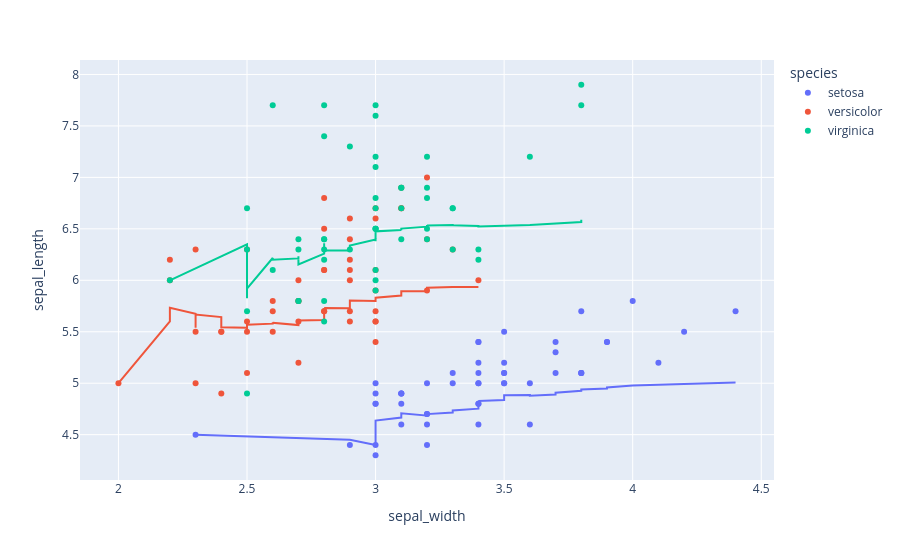

The code cell stored with this chart in its notebook:
### Markdown cell above
#### Trendline
You can add a trendline as in the following :

### Code cell
fig = px.scatter(df, x = "sepal_width", y = "sepal_length", color = "species", trendline = "expanding")
fig.show()

### Figure 1 — Plotly figure (JSON) as saved in the notebook; plotly's stock layout.template omitted (floating-point values rounded to 4 significant figures)
{"data": [{"hovertemplate": "species=setosa<br>sepal_width=%{x}<br>sepal_length=%{y}<extra></extra>", "legendgroup": "setosa", "marker": {"color": "#636efa", "symbol": "circle"}, "mode": "markers", "name": "setosa", "orientation": "v", "showlegend": true, "type": "scatter", "x": [3.5, 3.0, 3.2, 3.1, 3.6, 3.9, 3.4, 3.4, 2.9, 3.1, 3.7, 3.4, 3.0, 3.0, 4.0, 4.4, 3.9, 3.5, 3.8, 3.8, 3.4, 3.7, 3.6, 3.3, 3.4, 3.0, 3.4, 3.5, 3.4, 3.2, 3.1, 3.4, 4.1, 4.2, 3.1, 3.2, 3.5, 3.1, 3.0, 3.4, 3.5, 2.3, 3.2, 3.5, 3.8, 3.0, 3.8, 3.2, 3.7, 3.3], "xaxis": "x", "y": [5.1, 4.9, 4.7, 4.6, 5.0, 5.4, 4.6, 5.0, 4.4, 4.9, 5.4, 4.8, 4.8, 4.3, 5.8, 5.7, 5.4, 5.1, 5.7, 5.1, 5.4, 5.1, 4.6, 5.1, 4.8, 5.0, 5.0, 5.2, 5.2, 4.7, 4.8, 5.4, 5.2, 5.5, 4.9, 5.0, 5.5, 4.9, 4.4, 5.1, 5.0, 4.5, 4.4, 5.0, 5.1, 4.8, 5.1, 4.6, 5.3, 5.0], "yaxis": "y"}, {"hovertemplate": "<b>Expanding mean trendline</b><br><br>species=setosa<br>sepal_width=%{x}<br>sepal_length=%{y} <b>(trend)</b><extra></extra>", "legendgroup": "setosa", "marker": {"color": "#636efa", "symbol": "circle"}, "mode": "lines", "name": "setosa", "showlegend": false, "type": "scatter", "x": [2.3, 2.9, 3.0, 3.0, 3.0, 3.0, 3.0, 3.0, 3.1, 3.1, 3.1, 3.1, 3.1, 3.2, 3.2, 3.2, 3.2, 3.2, 3.3, 3.3, 3.4, 3.4, 3.4, 3.4, 3.4, 3.4, 3.4, 3.4, 3.4, 3.5, 3.5, 3.5, 3.5, 3.5, 3.5, 3.6, 3.6, 3.7, 3.7, 3.7, 3.8, 3.8, 3.8, 3.8, 3.9, 3.9, 4.0, 4.1, 4.2, 4.4], "xaxis": "x", "y": [4.5, 4.45, 4.4, 4.5, 4.6, 4.567, 4.614, 4.638, 4.667, 4.69, 4.682, 4.7, 4.708, 4.686, 4.68, 4.681, 4.682, 4.7, 4.716, 4.735, 4.752, 4.773, 4.783, 4.808, 4.808, 4.831, 4.822, 4.829, 4.828, 4.837, 4.848, 4.853, 4.861, 4.865, 4.883, 4.886, 4.878, 4.889, 4.903, 4.908, 4.927, 4.931, 4.935, 4.939, 4.949, 4.959, 4.977, 4.981, 4.992, 5.006], "yaxis": "y"}, {"hovertemplate": "species=versicolor<br>sepal_width=%{x}<br>sepal_length=%{y}<extra></extra>", "legendgroup": "versicolor", "marker": {"color": "#EF553B", "symbol": "circle"}, "mode": "markers", "name": "versicolor", "orientation": "v", "showlegend": true, "type": "scatter", "x": [3.2, 3.2, 3.1, 2.3, 2.8, 2.8, 3.3, 2.4, 2.9, 2.7, 2.0, 3.0, 2.2, 2.9, 2.9, 3.1, 3.0, 2.7, 2.2, 2.5, 3.2, 2.8, 2.5, 2.8, 2.9, 3.0, 2.8, 3.0, 2.9, 2.6, 2.4, 2.4, 2.7, 2.7, 3.0, 3.4, 3.1, 2.3, 3.0, 2.5, 2.6, 3.0, 2.6, 2.3, 2.7, 3.0, 2.9, 2.9, 2.5, 2.8], "xaxis": "x", "y": [7.0, 6.4, 6.9, 5.5, 6.5, 5.7, 6.3, 4.9, 6.6, 5.2, 5.0, 5.9, 6.0, 6.1, 5.6, 6.7, 5.6, 5.8, 6.2, 5.6, 5.9, 6.1, 6.3, 6.1, 6.4, 6.6, 6.8, 6.7, 6.0, 5.7, 5.5, 5.5, 5.8, 6.0, 5.4, 6.0, 6.7, 6.3, 5.6, 5.5, 5.5, 6.1, 5.8, 5.0, 5.6, 5.7, 5.7, 6.2, 5.1, 5.7], "yaxis": "y"}, {"hovertemplate": "<b>Expanding mean trendline</b><br><br>species=versicolor<br>sepal_width=%{x}<br>sepal_length=%{y} <b>(trend)</b><extra></extra>", "legendgroup": "versicolor", "marker": {"color": "#EF553B", "symbol": "circle"}, "mode": "lines", "name": "versicolor", "showlegend": false, "type": "scatter", "x": [2.0, 2.2, 2.2, 2.3, 2.3, 2.3, 2.4, 2.4, 2.4, 2.5, 2.5, 2.5, 2.5, 2.6, 2.6, 2.6, 2.7, 2.7, 2.7, 2.7, 2.7, 2.8, 2.8, 2.8, 2.8, 2.8, 2.8, 2.9, 2.9, 2.9, 2.9, 2.9, 2.9, 2.9, 3.0, 3.0, 3.0, 3.0, 3.0, 3.0, 3.0, 3.0, 3.1, 3.1, 3.1, 3.2, 3.2, 3.2, 3.3, 3.4], "xaxis": "x", "y": [5.0, 5.6, 5.733, 5.675, 5.54, 5.667, 5.643, 5.55, 5.544, 5.54, 5.5, 5.567, 5.569, 5.579, 5.593, 5.588, 5.565, 5.589, 5.6, 5.6, 5.61, 5.614, 5.635, 5.671, 5.688, 5.731, 5.73, 5.729, 5.745, 5.767, 5.761, 5.787, 5.797, 5.803, 5.8, 5.803, 5.811, 5.805, 5.828, 5.817, 5.812, 5.831, 5.851, 5.875, 5.893, 5.893, 5.904, 5.927, 5.935, 5.936], "yaxis": "y"}, {"hovertemplate": "species=virginica<br>sepal_width=%{x}<br>sepal_length=%{y}<extra></extra>", "legendgroup": "virginica", "marker": {"color": "#00cc96", "symbol": "circle"}, "mode": "markers", "name": "virginica", "orientation": "v", "showlegend": true, "type": "scatter", "x": [3.3, 2.7, 3.0, 2.9, 3.0, 3.0, 2.5, 2.9, 2.5, 3.6, 3.2, 2.7, 3.0, 2.5, 2.8, 3.2, 3.0, 3.8, 2.6, 2.2, 3.2, 2.8, 2.8, 2.7, 3.3, 3.2, 2.8, 3.0, 2.8, 3.0, 2.8, 3.8, 2.8, 2.8, 2.6, 3.0, 3.4, 3.1, 3.0, 3.1, 3.1, 3.1, 2.7, 3.2, 3.3, 3.0, 2.5, 3.0, 3.4, 3.0], "xaxis": "x", "y": [6.3, 5.8, 7.1, 6.3, 6.5, 7.6, 4.9, 7.3, 6.7, 7.2, 6.5, 6.4, 6.8, 5.7, 5.8, 6.4, 6.5, 7.7, 7.7, 6.0, 6.9, 5.6, 7.7, 6.3, 6.7, 7.2, 6.2, 6.1, 6.4, 7.2, 7.4, 7.9, 6.4, 6.3, 6.1, 7.7, 6.3, 6.4, 6.0, 6.9, 6.7, 6.9, 5.8, 6.8, 6.7, 6.7, 6.3, 6.5, 6.2, 5.9], "yaxis": "y"}, {"hovertemplate": "<b>Expanding mean trendline</b><br><br>species=virginica<br>sepal_width=%{x}<br>sepal_length=%{y} <b>(trend)</b><extra></extra>", "legendgroup": "virginica", "marker": {"color": "#00cc96", "symbol": "circle"}, "mode": "lines", "name": "virginica", "showlegend": false, "type": "scatter", "x": [2.2, 2.5, 2.5, 2.5, 2.5, 2.6, 2.6, 2.7, 2.7, 2.7, 2.7, 2.8, 2.8, 2.8, 2.8, 2.8, 2.8, 2.8, 2.8, 2.9, 2.9, 3.0, 3.0, 3.0, 3.0, 3.0, 3.0, 3.0, 3.0, 3.0, 3.0, 3.0, 3.0, 3.1, 3.1, 3.1, 3.1, 3.2, 3.2, 3.2, 3.2, 3.2, 3.3, 3.3, 3.3, 3.4, 3.4, 3.6, 3.8, 3.8], "xaxis": "x", "y": [6.0, 6.35, 6.133, 5.825, 5.92, 6.217, 6.2, 6.213, 6.233, 6.19, 6.155, 6.258, 6.262, 6.271, 6.267, 6.356, 6.359, 6.317, 6.289, 6.29, 6.338, 6.395, 6.378, 6.433, 6.46, 6.462, 6.463, 6.489, 6.469, 6.47, 6.477, 6.487, 6.476, 6.488, 6.486, 6.497, 6.503, 6.521, 6.521, 6.528, 6.537, 6.533, 6.537, 6.532, 6.536, 6.528, 6.523, 6.538, 6.565, 6.588], "yaxis": "y"}], "layout": {"legend": {"title": {"text": "species"}, "tracegroupgap": 0}, "margin": {"t": 60}, "xaxis": {"anchor": "y", "domain": [0, 1], "title": {"text": "sepal_width"}}, "yaxis": {"anchor": "x", "domain": [0, 1], "title": {"text": "sepal_length"}}}}
